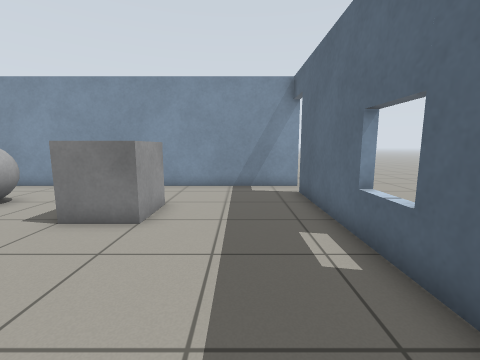
View 1 (above)

17 first-person views from a walk through a Gazebo world. The camera is 0.94 m above the floor, tilts 8° down and sees 90° across. The floor is counted in squares, 0.5 m on a side. Each view is taken from the middle of a square. On the plan, view 1 faces up. The plan holds only what a view shows up to about 15 squares ahead; the rest is blank. Simple patterns stand in for the simulator's built-in surfaces.

View 2
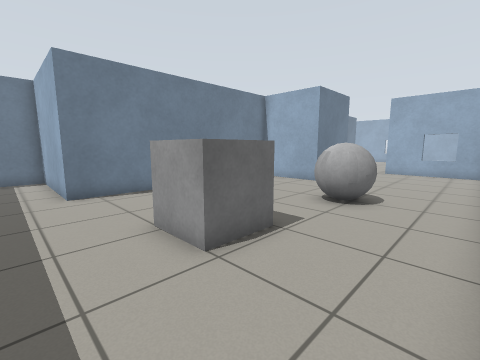

View 3
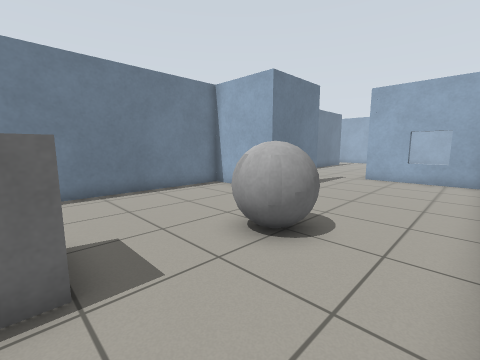

View 4
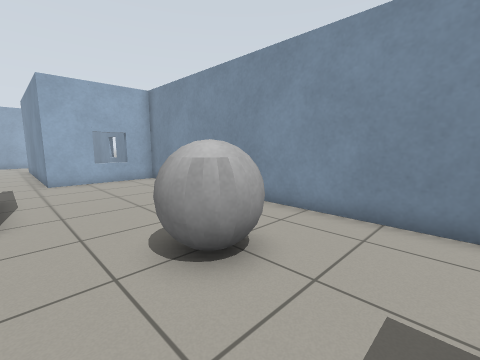

View 5
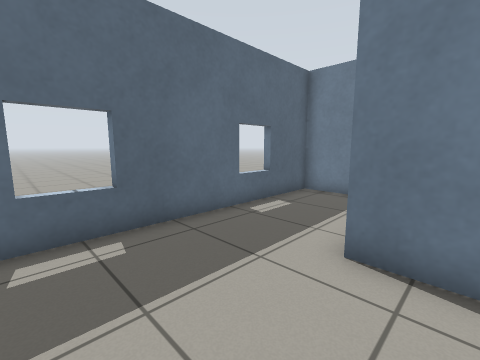

View 6
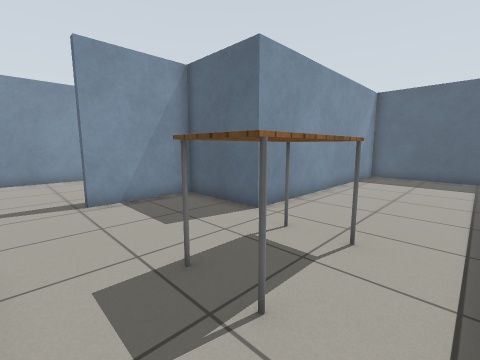

View 7
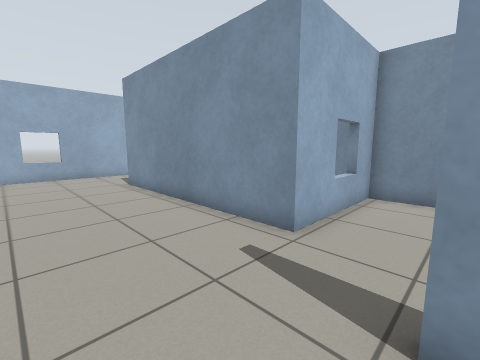

View 8
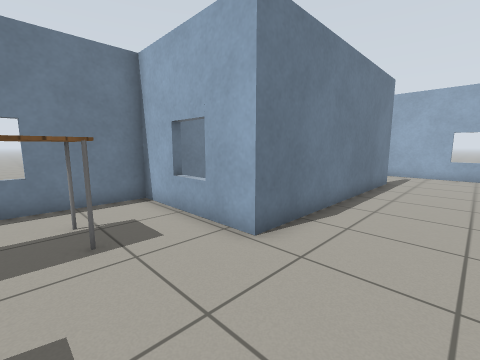

View 9
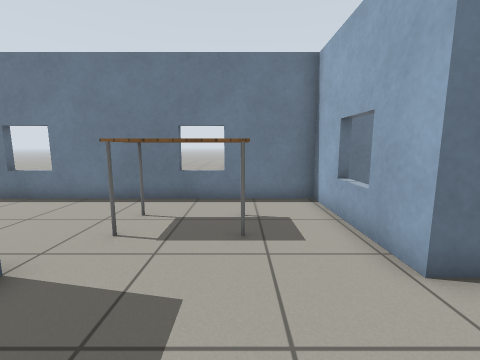

View 10
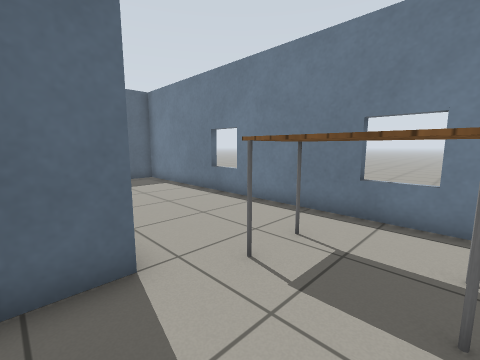

View 11
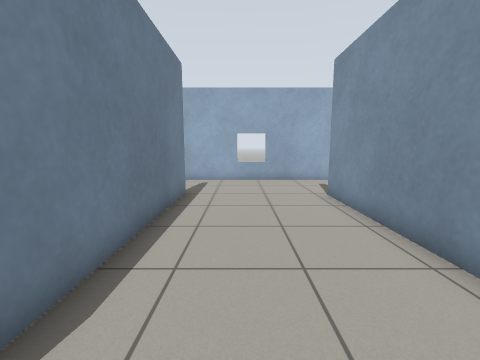

View 12
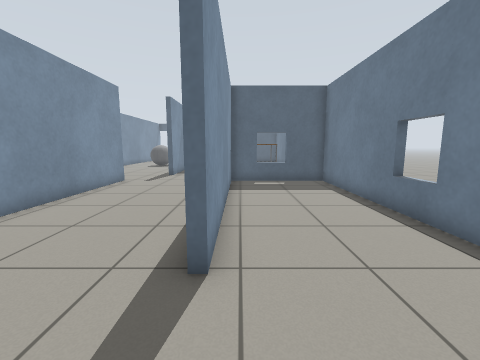

View 13
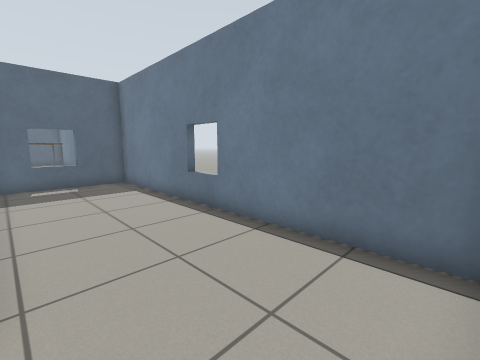

View 14
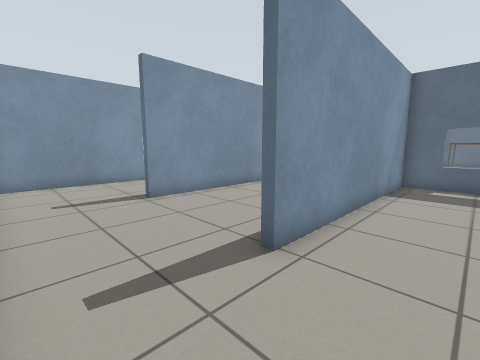

View 15
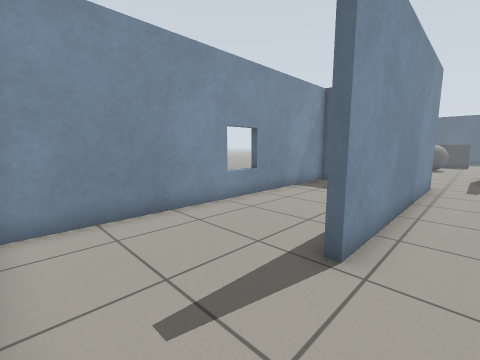

View 16
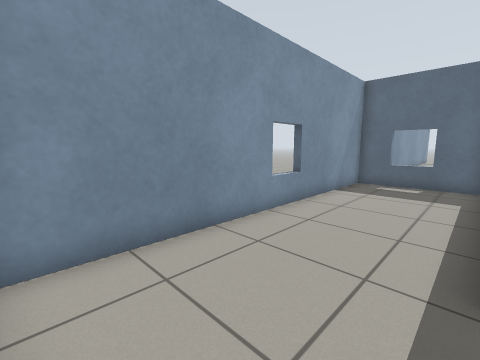

View 17
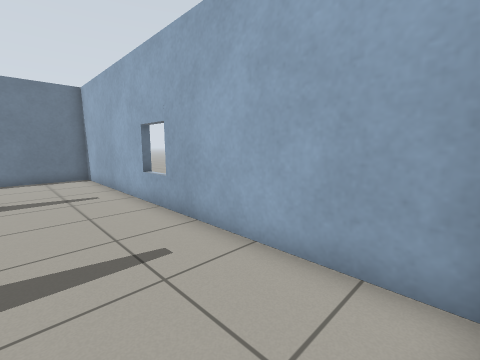

### Floor plan
Points are (right, up) in squares from view 1. A wall is a line through its corners. A room is listed if a view was taken in it or the views show most of it. See-through windows are left out.
Room 1 (views 1, 2, 3, 4, 5)
walls: (-16.3, 4.7) (-12.2, 4.7) (-12.2, 1) (-1.5, 1) (-1.5, -4.5) (2.4, -4.5) (2.4, 9.9); (2.9, 11.4) (-18.7, 11.4) (-18.7, 6.4)
ways out: opening at (-17.5, 6) to room 2; open door at (2.7, 10.7)
objects: grey ball (-9, 7) to (-8, 8); grey box (-4, 6) to (-3, 7)
Room 2 (views 6, 7, 8, 9, 10, 11, 15)
walls: (-18.7, 6.4) (-28.3, 6.4); (-28.7, 0.5) (-28.7, 0.8) (-18.7, 0.8) (-18.7, -4.5) (-1.8, -4.5) (-1.8, 0.7) (-12.5, 0.7) (-12.5, 4.4) (-16.3, 4.4); (-32.5, 6.4) (-32.5, 0.5)
ways out: opening at (-17.5, 6) to room 1; opening at (-30.5, 1) to room 3; opening at (-30.5, 7) to room 4
objects: table (-16, -2) to (-13, -1)
Room 3 (views 12, 13, 14)
walls: (-32.5, 0.5) (-32.5, -4.5) (-19, -4.5) (-19, 0.5) (-28.7, 0.5)
ways out: opening at (-30.5, 1) to room 2
Room 4 (views 16, 17)
walls: (-24.7, 11.2) (-24.7, 11.8); (-32.5, 11.1) (-32.5, 6.4); (-19, 6.9) (-19, 11.4) (-32.1, 11.4)
ways out: opening at (-30.5, 7) to room 2

Positions as (right, up) in squares from view 1, and headings:
1: (0, 0), facing up
2: (0, 11), facing down-left
3: (-4, 11), facing down-left
4: (-5, 5), facing up-left
5: (-3, 5), facing down-right
6: (-18, -4), facing up-right
7: (-16, 2), facing up-left
8: (-15, 4), facing down-left
9: (-16, 4), facing down
10: (-16, 2), facing down-right
11: (-19, 3), facing left
12: (-32, 0), facing right
13: (-32, 0), facing down-right
14: (-32, -2), facing up-right
15: (-32, 5), facing up-right
16: (-32, 7), facing up-right
17: (-29, 11), facing down-left
